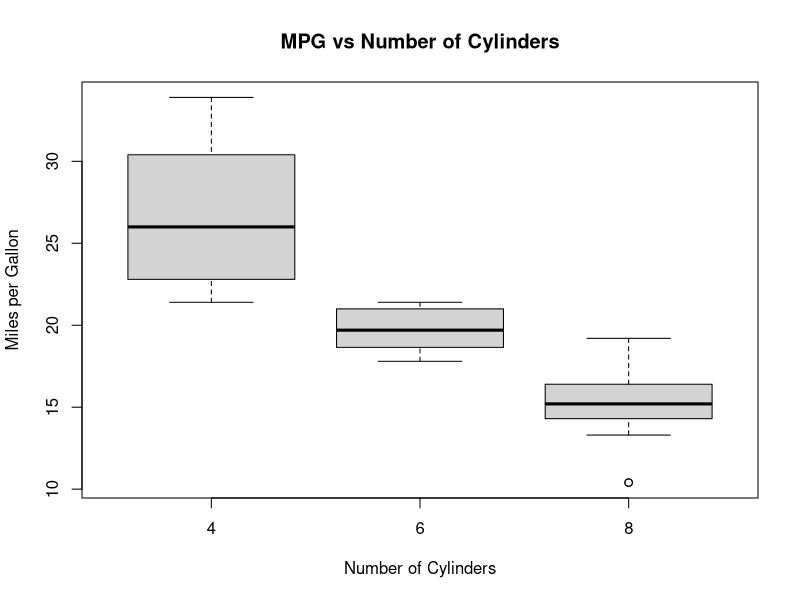

This chart was generated by the following R code:
data(mtcars)

boxplot(mpg ~ cyl,
        data = mtcars,
        main = "MPG vs Number of Cylinders",
        xlab = "Number of Cylinders",
        ylab = "Miles per Gallon",
        col = "lightgray")
